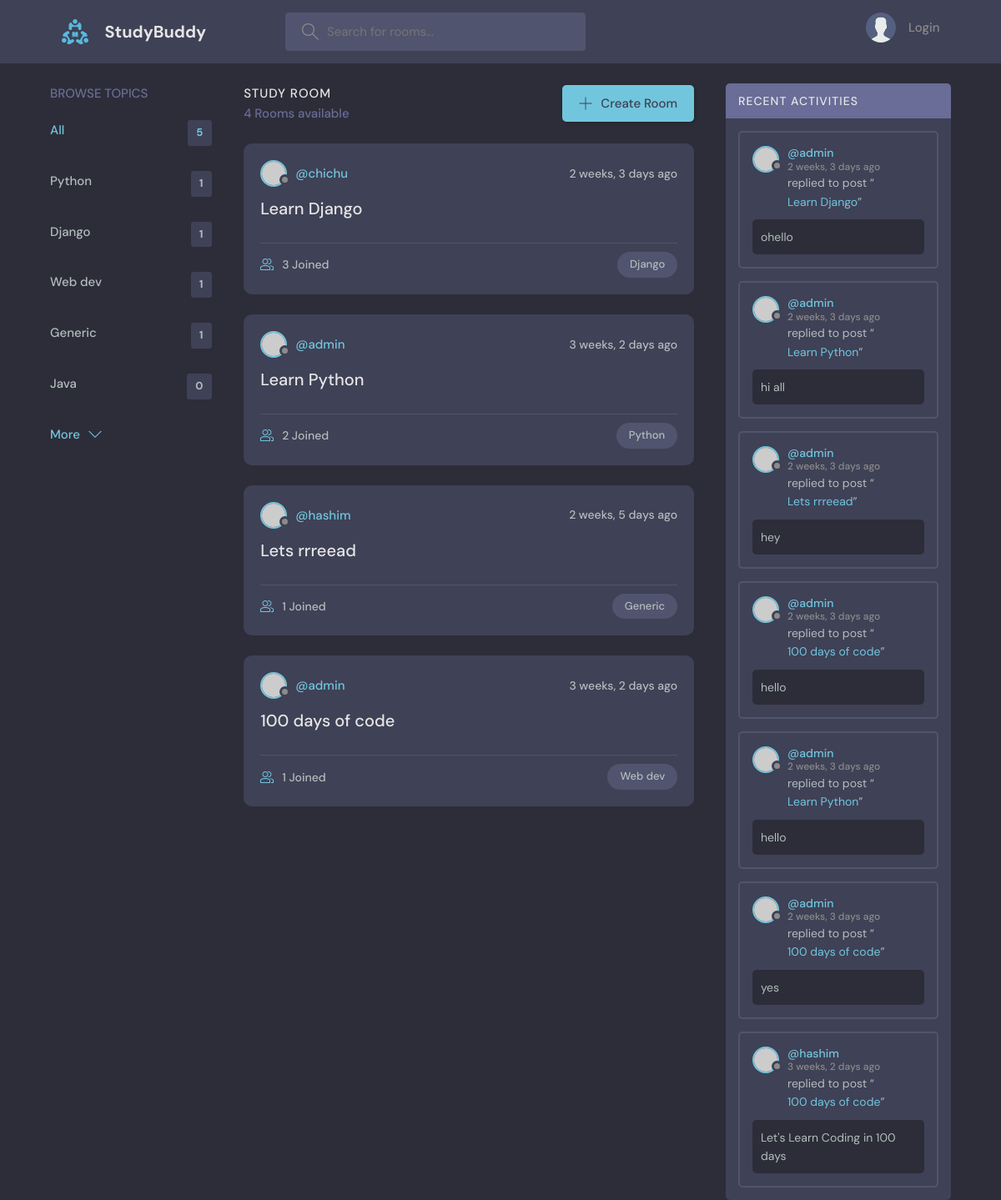
/, run on an earlier commit of the app's database.
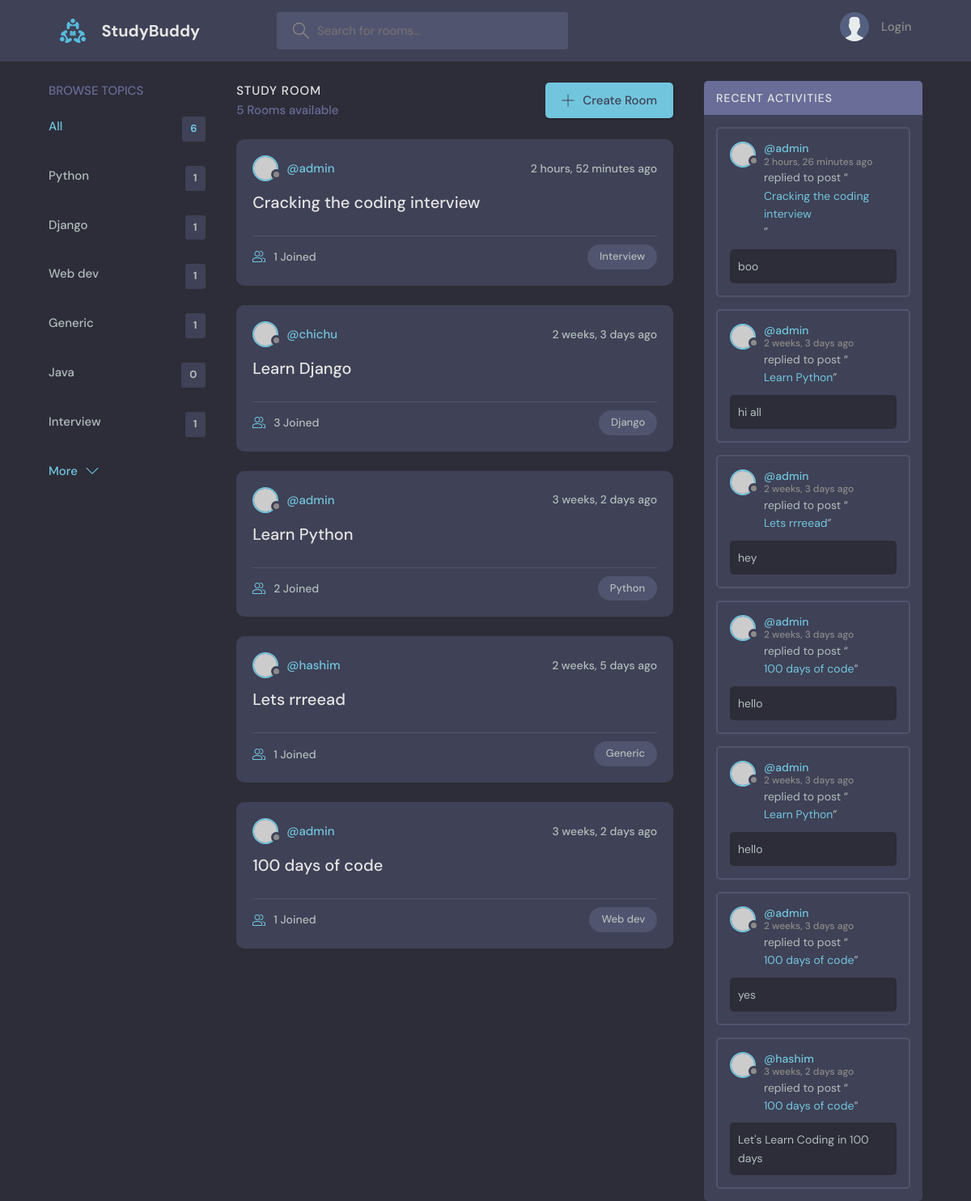
And on a later commit of the database.
### base/models.py (models this page shows, shortened)
class Topic(models.Model):
    name = models.CharField(max_length=200)

class Room(models.Model):
    host = models.ForeignKey(User, on_delete=models.SET_NULL, null=True)
    topic = models.ForeignKey(Topic, on_delete=models.SET_NULL, null=True)
    name = models.CharField(max_length=200)
    description = models.TextField(null=True, blank=True)  # it can be blank
    participants=models.ManyToManyField(User,related_name='participants',blank=True)
    updated = models.DateTimeField(auto_now=True)
    created = models.DateTimeField(auto_now_add=True)
    class Meta:
        ordering=['-updated','-created']
    def __str__(self):
        return self.name

class Message(models.Model):
    user = models.ForeignKey(User, on_delete=models.CASCADE)
    room = models.ForeignKey(Room, on_delete=models.CASCADE)
    body = models.TextField()
    updated = models.DateTimeField(auto_now=True)
    created = models.DateTimeField(auto_now_add=True)
    class Meta:
        ordering=['-updated','-created']

### base/views.py (the view)
# urls.py: path('', views.home, name='home'),
def home(request):
    q = request.GET.get('q') if request.GET.get('q') else ''
    rooms = Room.objects.filter(Q(topic__name__icontains=q)
                                | Q(name__icontains=q)
                                | Q(description__icontains=q))  # get all rooms from the database
    topics = Topic.objects.all()
    room_count = rooms.count()
    room_messages = Message.objects.filter(Q(room__topic__name__icontains=q))
    context = {'rooms': rooms, 'topics': topics,
               'room_count': room_count, 'room_messages': room_messages}
    return render(request, 'base/home.html', context)

### base/templates/base/home.html (shortened to what this page needs)
{% extends 'main.html' %}
{% block content %}
<main class="layout layout--3">
  <div class="container">
    {% include 'base/topics_component.html' %}
    <div class="roomList">
      <div class="roomList__header">
        <div>
          <h2>Study Room</h2>
          <p>{{room_count}} Rooms available</p>
        </div>
        <a class="btn btn--main" href="{% url 'create-room' %}">
          <svg
            version="1.1"
            xmlns="http://www.w3.org/2000/svg"
            width="32"
            height="32"
            viewBox="0 0 32 32"
          >
            <title>add</title>
            <path
              d="M16.943 0.943h-1.885v14.115h-14.115v1.885h14.115v14.115h1.885v-14.115h14.115v-1.885h-14.115v-14.115z"
            ></path>
          </svg>
          Create Room
        </a>
      </div>
     {% include 'base/feed_component.html' %}
    </div>
    {% include 'base/activity_component.html' %}
  </div>
</main>
{% endblock %}

### base/templates/base/topics_component.html
    <div class="topics">
      <div class="topics__header">
        <h2>Browse Topics</h2>
      </div>
      <ul class="topics__list">
        <li>
          <a href="{% url 'home' %}" class="active">All <span>{{topics.count}}</span></a>
        </li>
        {% for topic in topics %}
        <li>
          <a href="{% url 'home' %}?q={{topic.name}}">{{topic.name}} <span>{{topic.room_set.all.count}}</span></a>
        </li>
        {% endfor %}
      <a class="btn btn--link" href="{% url 'topics' %}">
        More
        <svg
          version="1.1"
          xmlns="http://www.w3.org/2000/svg"
          width="32"
          height="32"
          viewBox="0 0 32 32"
        >
          <title>chevron-down</title>
          <path d="M16 21l-13-13h-3l16 16 16-16h-3l-13 13z"></path>
        </svg>
      </a>
    </div>

### base/templates/base/feed_component.html (shortened to what this page needs)
{% for room in rooms %}
<div class="roomListRoom">
  <div class="roomListRoom__header">
    <a href="{% url 'user-profile' room.host.id %}" class="roomListRoom__author">
      <div class="avatar avatar--small">
        <img src="https://randomuser.me/api/portraits/women/11.jpg" />
      </div>
      <span>@{{room.host.username}}</span>
    </a>
    <div class="roomListRoom__actions">
      <span>{{room.created |timesince}} ago</span>
    </div>
  </div>
  <div class="roomListRoom__content">
    <a href="{% url 'room' room.id  %}">{{room.name}}</a>
  </div>
  <div class="roomListRoom__meta">
    <a href="room.html" class="roomListRoom__joined">
      {{room.participants.all.count}} Joined
    </a>
    <p class="roomListRoom__topic">{{room.topic.name}}  </p>
  </div>
</div>
{% endfor %}

### base/templates/base/activity_component.html (shortened to what this page needs)
<div class="activities">
  <div class="activities__header">
    <h2>Recent Activities</h2>
  </div>
  {% for message in room_messages %}
  <div class="activities__box">
    <div class="activities__boxHeader roomListRoom__header">
      <a href="{% url 'user-profile' message.user.id %}" class="roomListRoom__author">
        <div class="avatar avatar--small">
          <img src="https://randomuser.me/api/portraits/women/11.jpg" />
        </div>
        <p>
          @{{message.user}}
          <span>{{message.created| timesince}} ago</span>
        </p>
      </a>
    </div>
    <div class="activities__boxContent">
      <p>
        replied to post “<a href="{% url 'room' message.room.id %}">{{message.room}}</a
        >”
      </p>
      <div class="activities__boxRoomContent">
          {{message.body}}
      </div>
    </div>
  </div>
  {% endfor %}
</div>

What changed in the data, as far as the page shows it:
removed Message: user "admin", created "2 weeks, 3 days", room "Learn Django", body "ohello"
added Topic: name "Interview", room_set.all.count "1"
added Room: host.username "admin", created "2 hours, 52 minutes", name "Cracking the coding interview", participants.all.count "1", topic.name "Interview"
added Message: user "admin", created "2 hours, 26 minutes", room "Cracking the coding interview", body "boo"
Also different on the page:
{{ topics.count }}: "5" → "6"
{{ room_count }}: "4" → "5"
